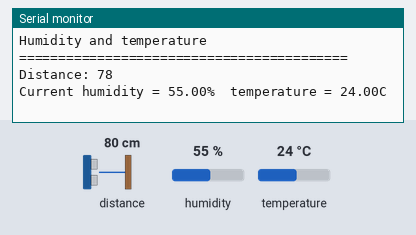
The sketch below on a simulated Arduino Uno, built with avr-gcc and run on an emulated ATmega328P. On the bench: the last lines printed to the serial monitor. Wiring (inferred from the names in the program): ultrasonic range finder: trigger pin 2; echo pin 0. The test bench sets the inputs (shaded band); at power-on: distance to the obstacle 80 cm, humidity 55 %, temperature 24 °C. The echo pulse lasts 58.3 µs per cm.

Above: at 1.9 s.
2.0 s: distance to the obstacle set to 2 cm
At 3.6 s:
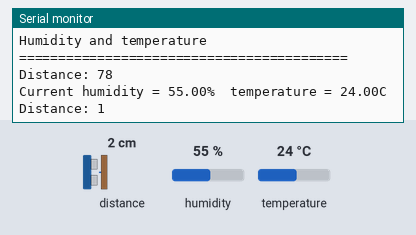
4.7 s: humidity set to 22 %
At 6.2 s:
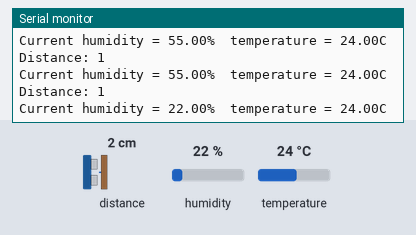
7.4 s: temperature set to 12 °C
At 8.6 s:
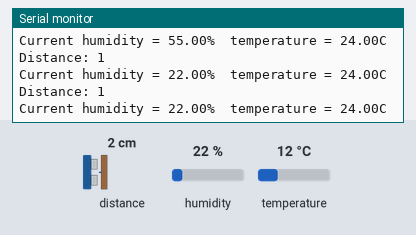
10.1 s: distance to the obstacle set to 4 cm
At 12.4 s:
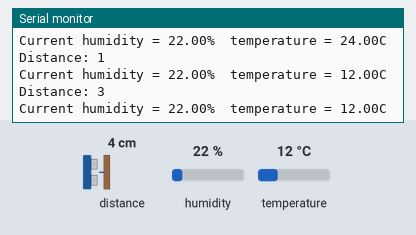
12.8 s: humidity set to 40 %
At 14.7 s:
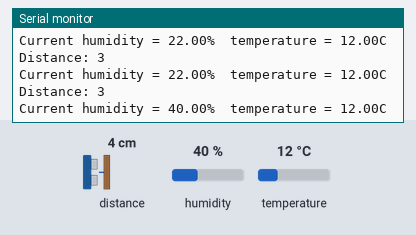
Timing chart, 0 to 16.2 s (numbered marks = the images above; inputs shaded):
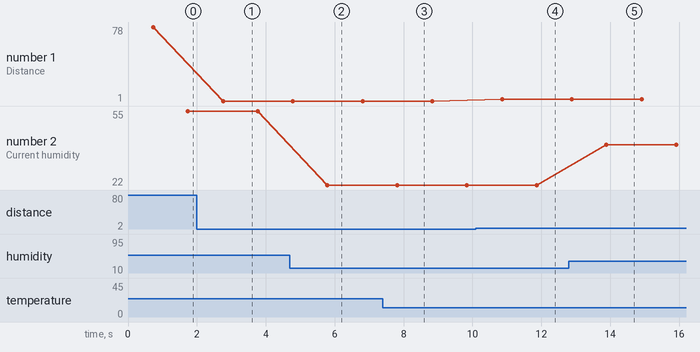

Measured:
- after the input at 2.0 s, the serial monitor: prints a new line after 0.76 s (image 1)
- after the input at 4.7 s, the serial monitor: prints a new line after 1.1 s (image 2)
- after the input at 10.1 s, the serial monitor: prints a new line after 0.76 s (image 4)
- after the input at 12.8 s, the serial monitor: prints a new line after 1.1 s (image 5)
- plotted number 1: 78 → 1 after the input at 2.0 s, 1 → 3 after the input at 10.1 s
- plotted number 2: 55 → 22 after the input at 4.7 s, 22 → 40 after the input at 12.8 s

The sketch:

Ultrasonic_Sensor.ino
```cpp
#include "DHT.h"        // including the library of DHT11 temperature and humidity sensor
#define DHTTYPE DHT11   // DHT 11


// DHT Sensor
const int DHTPin = 5;
// Initialize DHT sensor.
DHT dht(DHTPin, DHTTYPE);

// defines pins numbers
const int trigPin = 2;  //D3
const int echoPin = 0;  //D2

// defines variables
long duration;
int distance;

void setup()
{
  //dht11 part
  dht.begin();
  Serial.begin(9600);
  Serial.println("Humidity and temperature \n\n");
  Serial.println("==========================================");
  delay(700);

  //ultrasonic part
  pinMode(trigPin, OUTPUT); // Sets the trigPin as an Output
  pinMode(echoPin, INPUT); // Sets the echoPin as an Input
  Serial.begin(9600); // Starts the serial communication
}

void loop()
{
  //dht11 part.............

    float h = dht.readHumidity();
     float t = dht.readTemperature();

  //ultrasonic part..........

  // Clears the trigPin
  digitalWrite(trigPin, LOW);
  delayMicroseconds(2);

  // Sets the trigPin on HIGH state for 10 micro seconds
  digitalWrite(trigPin, HIGH);
  delayMicroseconds(10);
  digitalWrite(trigPin, LOW);

  // Reads the echoPin, returns the sound wave travel time in microseconds
  duration = pulseIn(echoPin, HIGH);

  // Calculating the distance
  distance= duration*0.034/2;
  // Prints the distance on the Serial Monitor
  Serial.print("Distance: ");
  Serial.println(distance);
  delay(1000);

  //prints the value of the temperature and humidity
  Serial.print("Current humidity = ");
  Serial.print(h);
  Serial.print("%  ");
  Serial.print("temperature = ");
  Serial.print(t);
  Serial.println("C  ");
  delay(1000);
}
```
